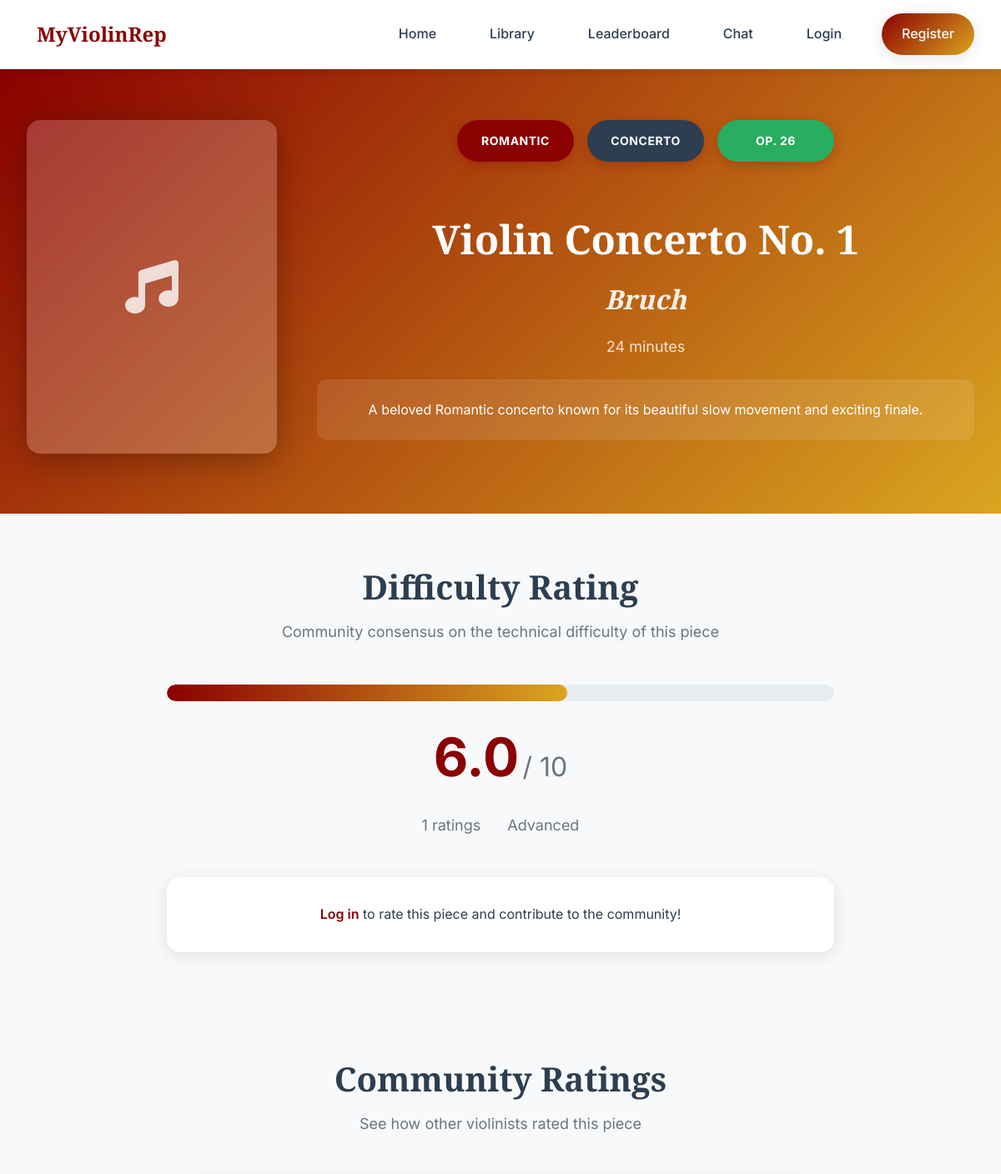
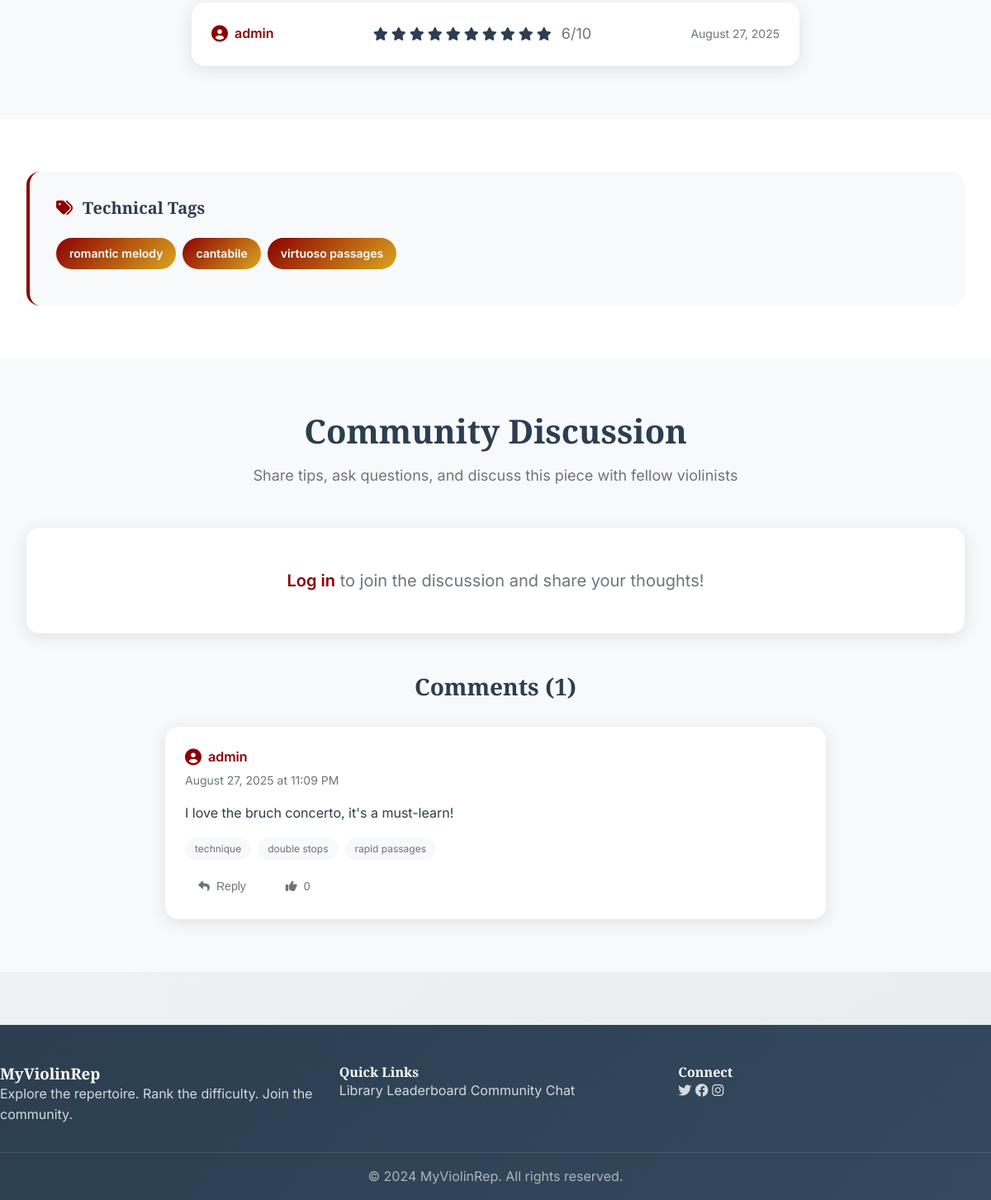
Screenshot of /piece/6 with the database file from the repository (2 pictures, top to bottom).
### app.py (models this page shows)
class Piece(db.Model):
    id = db.Column(db.Integer, primary_key=True)
    title = db.Column(db.String(200), nullable=False)
    composer = db.Column(db.String(100), nullable=False)
    era = db.Column(db.String(50), nullable=False)
    genre = db.Column(db.String(100), nullable=False)
    opus = db.Column(db.String(100))
    length = db.Column(db.String(50))
    cover_image = db.Column(db.String(200))
    recording_link = db.Column(db.String(500))
    performance_links = db.Column(db.Text)  # JSON string
    technical_tags = db.Column(db.Text)  # JSON string
    difficulty_avg = db.Column(db.Float, default=0.0)
    total_ratings = db.Column(db.Integer, default=0)
    submitter_id = db.Column(db.Integer, db.ForeignKey('user.id'))
    is_approved = db.Column(db.Boolean, default=False)
    date_added = db.Column(db.DateTime, default=datetime.utcnow)
    description = db.Column(db.Text)
    ratings = db.relationship('Rating', backref='piece', lazy=True)
    comments = db.relationship('Comment', backref='piece', lazy=True)
    favorites = db.relationship('Favorite', backref='piece', lazy=True)

class Rating(db.Model):
    id = db.Column(db.Integer, primary_key=True)
    user_id = db.Column(db.Integer, db.ForeignKey('user.id'), nullable=False)
    piece_id = db.Column(db.Integer, db.ForeignKey('piece.id'), nullable=False)
    difficulty_rating = db.Column(db.Integer, nullable=False)
    date_rated = db.Column(db.DateTime, default=datetime.utcnow)

class User(UserMixin, db.Model):
    id = db.Column(db.Integer, primary_key=True)
    username = db.Column(db.String(80), unique=True, nullable=False)
    email = db.Column(db.String(120), unique=True, nullable=False)
    password_hash = db.Column(db.String(120), nullable=False)
    bio = db.Column(db.Text)
    avatar = db.Column(db.String(200))
    country = db.Column(db.String(100))
    currently_practicing = db.Column(db.String(200))
    join_date = db.Column(db.DateTime, default=datetime.utcnow)
    contribution_score = db.Column(db.Integer, default=0)
    forum_score = db.Column(db.Integer, default=0)
    ratings = db.relationship('Rating', backref='user', lazy=True)
    comments = db.relationship('Comment', backref='user', lazy=True)
    submissions = db.relationship('Piece', backref='submitter', lazy=True)
    sent_messages = db.relationship('Message', foreign_keys='Message.sender_id', backref='sender', lazy=True)
    received_messages = db.relationship('Message', foreign_keys='Message.recipient_id', backref='recipient', lazy=True)
    favorites = db.relationship('Favorite', backref='user', lazy=True)

class Comment(db.Model):
    id = db.Column(db.Integer, primary_key=True)
    user_id = db.Column(db.Integer, db.ForeignKey('user.id'), nullable=False)
    piece_id = db.Column(db.Integer, db.ForeignKey('piece.id'), nullable=False)
    content = db.Column(db.Text, nullable=False)
    date_posted = db.Column(db.DateTime, default=datetime.utcnow)
    tags = db.Column(db.Text)  # JSON string for tags
    likes = db.relationship('CommentLike', backref='comment', lazy=True)

### app.py (the view)
@app.route('/piece/<int:piece_id>')
def piece_detail(piece_id):
    piece = Piece.query.get_or_404(piece_id)
    comments = Comment.query.filter_by(piece_id=piece_id).order_by(Comment.date_posted.desc()).all()
    user_rating = None
    comment_likes = {}
    user_likes = {}
    if current_user.is_authenticated:
        user_rating = Rating.query.filter_by(user_id=current_user.id, piece_id=piece_id).first()
        for comment in comments:
            like_count = CommentLike.query.filter_by(comment_id=comment.id).count()
            user_liked = CommentLike.query.filter_by(user_id=current_user.id, comment_id=comment.id).first() is not None
            comment_likes[comment.id] = like_count
            user_likes[comment.id] = user_liked
    else:
        for comment in comments:
            like_count = CommentLike.query.filter_by(comment_id=comment.id).count()
            comment_likes[comment.id] = like_count
            user_likes[comment.id] = False
    return render_template('piece_detail.html',
                         piece=piece,
                         comments=comments,
                         user_rating=user_rating,
                         comment_likes=comment_likes,
                         user_likes=user_likes)

### templates/piece_detail.html (shortened to what this page needs)
{% extends "base.html" %}
{% block content %}
<section class="piece-header">
    <div class="container">
        <div class="piece-banner">
            <div class="piece-cover-large">
                {% if piece.cover_image %}
                    <img src="{{ piece.cover_image }}" alt="{{ piece.title }}">
                {% else %}
                    <div class="piece-cover-placeholder-large">
                        <i class="fas fa-music"></i>
                    </div>
                {% endif %}
            </div>
            <div class="piece-info-main">
                <div class="piece-meta-badges">
                    <span class="meta-badge era">{{ piece.era }}</span>
                    <span class="meta-badge genre">{{ piece.genre }}</span>
                    {% if piece.opus %}
                        <span class="meta-badge opus">{{ piece.opus }}</span>
                    {% endif %}
                </div>
                <h1 class="piece-title-large">{{ piece.title }}</h1>
                <h2 class="piece-composer-large">{{ piece.composer }}</h2>
                {% if piece.length %}
                    <p class="piece-length-large">{{ piece.length }}</p>
                {% endif %}
                {% if piece.description %}
                    <div class="piece-description">
                        <p>{{ piece.description }}</p>
                    </div>
                {% endif %}
            </div>
        </div>
    </div>
</section>
<section class="difficulty-section">
    <div class="container">
        <div class="difficulty-container">
            <div class="difficulty-header">
                <h2>Difficulty Rating</h2>
                <p>Community consensus on the technical difficulty of this piece</p>
            </div>
            <div class="difficulty-display-large">
                <div class="difficulty-meter-large">
                    <div class="difficulty-fill-large" style="width: {{ (piece.difficulty_avg / 10) * 100 }}%"></div>
                </div>
                <div class="difficulty-score-large">
                    {% if piece.total_ratings > 0 %}
                        <span class="score-number">{{ "%.1f"|format(piece.difficulty_avg) }}</span>
                        <span class="score-label">/ 10</span>
                    {% else %}
                        <span class="score-number">No ratings yet</span>
                    {% endif %}
                </div>
                <div class="rating-stats">
                    <span class="total-ratings">{{ piece.total_ratings }} ratings</span>
                    {% if piece.total_ratings > 0 %}
                        <span class="difficulty-level">
                            {% if piece.difficulty_avg >= 9 %}
                                Virtuoso
                            {% elif piece.difficulty_avg >= 8 %}
                                Professional
                            {% elif piece.difficulty_avg >= 7 %}
                                Extremely Advanced
                            {% elif piece.difficulty_avg >= 6 %}
                                Advanced
                            {% elif piece.difficulty_avg >= 5 %}
                                Early Advanced
                            {% elif piece.difficulty_avg >= 3 %}
                                Intermediate
                            {% elif piece.difficulty_avg >= 2 %}
                                Developing
                            {% else %}
                                Beginner
                            {% endif %}
                        </span>
                    {% endif %}
                </div>
            </div>
            {% if current_user.is_authenticated %}
                <div class="user-rating-section">
                    <p>Rate this piece:</p>
                    <div class="rating-stars-large">
                        {% for i in range(1, 11) %}
                            <button class="star-btn-large" data-rating="{{ i }}" onclick="ratePiece({{ piece.id }}, {{ i }})">
                                <i class="fas fa-star {% if user_rating and user_rating.difficulty_rating >= i %}filled{% endif %}"></i>
                            </button>
                        {% endfor %}
                    </div>
                    <span class="rating-value">{{ user_rating.difficulty_rating if user_rating else 'Not rated' }}</span>
                </div>
            {% else %}
                <div class="login-prompt">
                    <p><a href="{{ url_for('login') }}">Log in</a> to rate this piece and contribute to the community!</p>
                </div>
            {% endif %}
        </div>
    </div>
</section>
{% if piece.total_ratings > 0 %}
<section class="ratings-history">
    <div class="container">
        <div class="section-header">
            <h2>Community Ratings</h2>
            <p>See how other violinists rated this piece</p>
        </div>
        <div class="ratings-list">
            {% for rating in piece.ratings %}
                <div class="rating-item">
                    <div class="rating-user">
                        <a href="{{ url_for('profile', username=rating.user.username) }}" class="user-link">
                            <i class="fas fa-user-circle"></i>
                            <span class="username">{{ rating.user.username }}</span>
                        </a>
                    </div>
                    <div class="rating-score">
                        <div class="stars-display">
                            {% for i in range(1, 11) %}
                                <i class="fas fa-star {% if rating.difficulty_rating >= i %}filled{% endif %}"></i>
                            {% endfor %}
                        </div>
                        <span class="rating-number">{{ rating.difficulty_rating }}/10</span>
                    </div>
                    <div class="rating-date">
                        {{ rating.date_rated.strftime('%B %d, %Y') }}
                    </div>
                </div>
            {% endfor %}
        </div>
    </div>
</section>
{% endif %}
<section class="technical-info">
    <div class="container">
        <div class="info-grid">
            <div class="info-card">
                <h3><i class="fas fa-tags"></i> Technical Tags</h3>
                <div class="tags-container">
                    {% if piece.technical_tags %}
                        {% set tags = piece.technical_tags|from_json %}
                        {% for tag in tags %}
                            <span class="tech-tag">{{ tag }}</span>
                        {% endfor %}
                    {% else %}
                        <p class="no-tags">No technical tags available</p>
                    {% endif %}
                </div>
            </div>
        </div>
    </div>
</section>
<section class="community-discussion">
    <div class="container">
        <div class="discussion-header">
            <h2>Community Discussion</h2>
            <p>Share tips, ask questions, and discuss this piece with fellow violinists</p>
        </div>
        {% if current_user.is_authenticated %}
            <div class="comment-form-container">
                <form id="comment-form" class="comment-form">
                    <div class="form-group">
                        <label for="comment-content">Your Comment</label>
                        <textarea id="comment-content" name="content" rows="4" placeholder="Share your thoughts, tips, or questions about this piece..." required></textarea>
                    </div>
                    <div class="form-group">
                        <label for="comment-tags">Tags (optional)</label>
                        <div class="tags-input">
                            <div class="tags-container" id="comment-tags-container">
                            </div>
                            <div class="tag-input-group">
                                <input type="text" id="comment-tag-input" class="tag-input" placeholder="Add a tag (e.g., technique, interpretation)">
                                <button type="button" class="add-tag-btn" onclick="addCommentTag()">
                                    <i class="fas fa-plus"></i>
                                </button>
                            </div>
                        </div>
                    </div>
                    <button type="submit" class="btn btn-primary">
                        <i class="fas fa-paper-plane"></i> Post Comment
                    </button>
                </form>
            </div>
        {% else %}
            <div class="login-prompt-large">
                <p><a href="{{ url_for('login') }}">Log in</a> to join the discussion and share your thoughts!</p>
            </div>
        {% endif %}
        <div class="comments-section">
            <h3>Comments ({{ comments|length }})</h3>
            {% if comments %}
                <div class="comments-list" id="comments-list">
                    {% for comment in comments %}
                        <div class="comment-item" data-comment-id="{{ comment.id }}">
                            <div class="comment-header">
                                <div class="comment-author">
                                    <a href="{{ url_for('profile', username=comment.user.username) }}" class="author-link">
                                        <i class="fas fa-user-circle"></i>
                                        <span class="author-name">{{ comment.user.username }}</span>
                                    </a>
                                    <span class="comment-date">{{ comment.date_posted.strftime('%B %d, %Y at %I:%M %p') }}</span>
                                </div>
                            </div>
                            <div class="comment-content" id="comment-content-{{ comment.id }}">
                                <p>{{ comment.content }}</p>
                            </div>
                            {% if comment.tags %}
                                <div class="comment-tags">
                                    {% set tags = comment.tags|from_json %}
                                    {% for tag in tags %}
                                        <span class="comment-tag">{{ tag }}</span>
                                    {% endfor %}
                                </div>
                            {% endif %}
                            <div class="comment-footer">
                                <button class="reply-btn" onclick="replyToComment({{ comment.id }})">
                                    <i class="fas fa-reply"></i> Reply
                                </button>
                                {% if current_user.is_authenticated %}
                                <button class="like-btn {{ 'liked' if user_likes[comment.id] else '' }}"
                                        onclick="likeComment({{ comment.id }})"
                                        id="like-btn-{{ comment.id }}">
                                    <i class="fas fa-thumbs-up"></i>
                                    <span id="like-count-{{ comment.id }}">{{ comment_likes[comment.id] }}</span>
                                </button>
                                {% else %}
                                <button class="like-btn disabled" title="Sign in to like comments">
                                    <i class="fas fa-thumbs-up"></i> {{ comment_likes[comment.id] }}
                                </button>
                                {% endif %}
                            </div>
                        </div>
                    {% endfor %}
                </div>
            {% endif %}
        </div>
    </div>
</section>
{% endblock %}

### rows the page displays
Piece: era "ROMANTIC", genre "CONCERTO", opus "OP. 26", title "Violin Concerto No. 1", composer "Bruch", length "24 minutes", description "A beloved Romantic concerto known for its beautiful slow movement and exciting finale.", difficulty_avg "6.0", total_ratings "1"
Rating: user.username "admin", difficulty_rating "6", date_rated "August 27, 2025"
Comment: user.username "admin", date_posted "August 27, 2025 at 11:09 PM", content "I love the bruch concerto, it's a must-learn!", tags "technique" "double stops" "rapid passages", comment_likes "0"

### other values shown
{{ tag }} "romantic melody" "cantabile" "virtuoso passages"
{{ comments|length }} "1"
